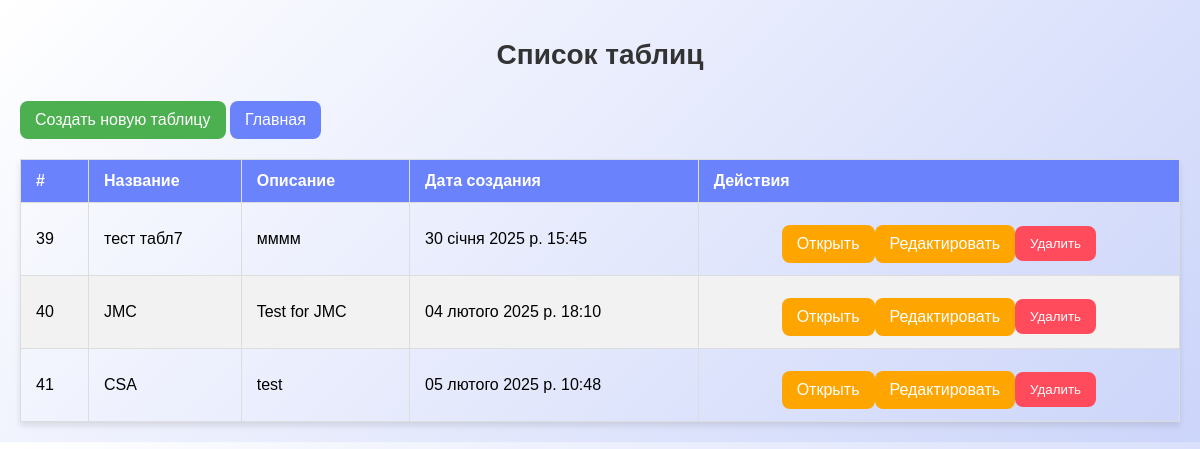
The app's page /clients/tables/, older data.
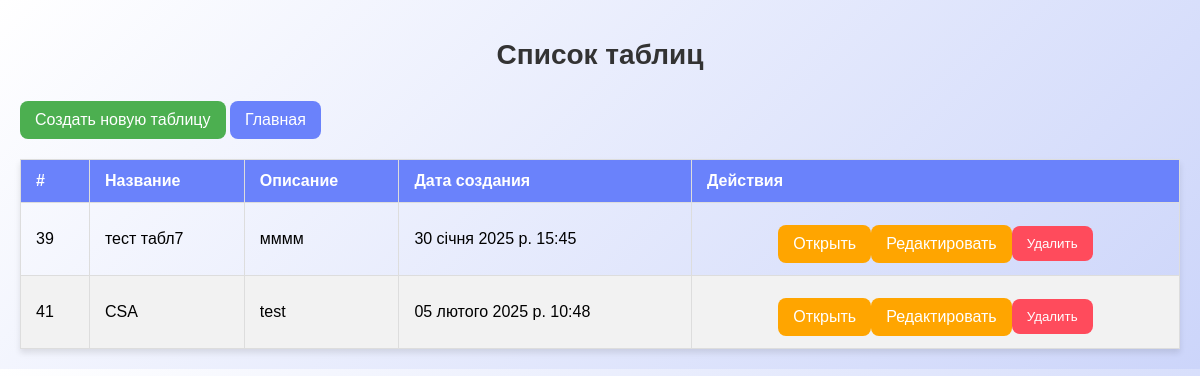
The same page, newer data.
### clients/models.py (models this page shows, shortened)
class CustomTable(models.Model):
    name = models.CharField(max_length=255)  # Название таблицы
    description = models.TextField(blank=True, null=True)
    created_at = models.DateTimeField(auto_now_add=True)  # Дата создания таблицы
    updated_at = models.DateTimeField(auto_now=True)  # Последнее обновление таблицы
    visible_fields = models.JSONField(default=list, blank=True)  # Отображаемые поля в формате списка
    group = models.ForeignKey(
        Group,
        on_delete=models.SET_NULL,
        null=True,
        blank=True,
        related_name='tables',
        verbose_name='Группа с доступом'
    )

### clients/views.py (the view)
# urls.py: path('tables/', views.custom_table_list, name='custom_table_list'),  # Список таблиц
def custom_table_list(request):
    tables = CustomTable.objects.all()
    return render(request, 'clients/table_list.html', {'tables': tables})  # Исправлен путь к шаблону

### clients/templates/clients/table_list.html (shortened to what this page needs)
{% load static %}
<!DOCTYPE html>
<html lang="en">
<head>
    <link rel="stylesheet" href="{% static 'css/clientlist.css' %}">
</head>
<body>
    <h1>Список таблиц</h1>
    <a href="{% url 'custom_table_create' %}" class="btn-add">Создать новую таблицу</a>
    <a href="{% url 'main_dashboard' %}" class="btn-main">Главная</a>
    <table>
        <thead>
            <tr>
                <th>#</th>
                <th>Название</th>
                <th>Описание</th>
                <th>Дата создания</th>
                <th>Действия</th>
            </tr>
        </thead>
        <tbody>
            {% for table in tables %}
            <tr>
                <td>{{ table.id }}</td>
                <td>{{ table.name }}</td>
                <td>{{ table.description }}</td>
                <td>{{ table.created_at }}</td>
                <td>
                <div class="actions">
                    <a href="{% url 'custom_row_list' table.id %}" class="btn-edit">Открыть</a>
                    <a href="{% url 'custom_table_edit' table.id %}" class="btn-edit">Редактировать</a>
                    <form action="{% url 'custom_table_delete' table.id %}" method="POST" style="display:inline;">
                        <button type="submit" class="btn-delete">Удалить</button>
                    </form>
                </div>
                </td>
            </tr>
            {% empty %}
            <tr>
                <td colspan="5">Нет созданных таблиц</td>
            </tr>
            {% endfor %}
        </tbody>
    </table>
</body>
</html>

### clients/static/css/clientlist.css (style rules this page uses)
body { font-family: 'Poppins', sans-serif; background: linear-gradient(135deg, #ffffff 0%, #ccd5fa 100%); margin: 0; padding: 20px; }
.actions { display: flex; justify-content: center; align-items: center; flex-wrap: wrap; }
h1 { text-align: center; margin-bottom: 20px; color: #333; font-size: 28px; font-weight: 700; }
table { width: 100%; border-collapse: collapse; margin-top: 20px; box-shadow: 0 4px 6px rgba(0, 0, 0, 0.1); animation: fadeIn 0.5s ease-in-out; }
th, td { padding: 12px 15px; border: 1px solid #ddd; text-align: left; }
th { background-color: #6a82fb; color: white; font-weight: bold; }
tr:nth-child(even) { background-color: #f2f2f2; }
.btn-add, .btn-edit, .btn-delete, .btn-main { padding: 10px 15px; margin-top: 10px; border: none; border-radius: 8px; cursor: pointer; transition: all 0.3s ease; text-decoration: none; display: inline-block; font-weight: 500; }
.btn-add { background-color: #4caf50; color: white; }
.btn-edit { background-color: #ffa500; color: white; }
.btn-delete { background-color: #ff4b5c; color: white; }
.btn-main { background-color: #6a82fb; color: white; }

Row changes from the older to the newer data that the page shows:
removed CustomTable: id "40", name "JMC", description "Test for JMC", created_at "04 лютого 2025 р. 18:10"
